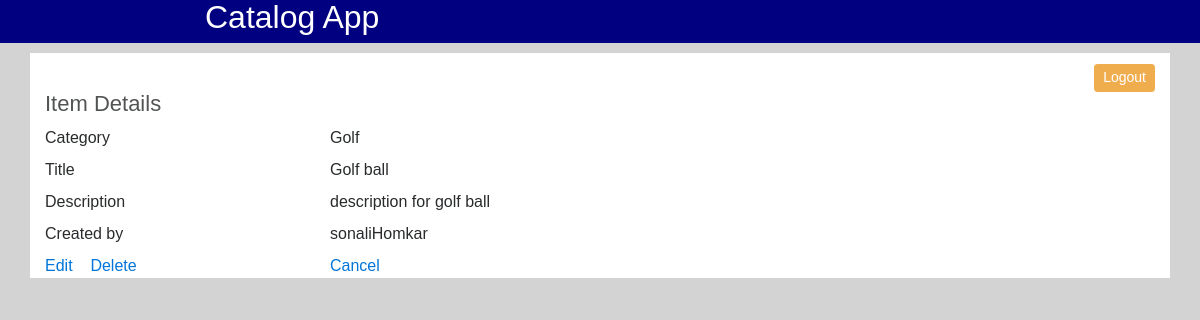
Screenshot of /ItemCatlog/22/displayItemDetail/ (signed in) with the database file from the repository.
### database_setup.py (models this page shows, shortened)
class Item(Base):
    __tablename__ = 'sub_category'
    itemName = Column(String(80),nullable=False)
    id = Column(Integer,primary_key=True)
    description = Column(String(250))
    category_id = Column(Integer,ForeignKey('category.id'))
    category = relationship(Category)
    userName = Column(String(80),ForeignKey('user.userName'))
    user = relationship(User)

class Category(Base):
    __tablename__='category'
    id = Column(Integer,primary_key=True)
    catName = Column(String(80),nullable=False)
    userName = Column(String(80),ForeignKey('user.userName'))
    user = relationship(User)

### ItemCatlog.py (the view)
@app.route('/ItemCatlog/<int:item_id>/displayItemDetail/',
           methods=['GET', 'POST'])
def displayItemDetails(item_id):
    if checkCookie():
        Author = False
        items = session.query(Item.id, Item.description,
                              Item.itemName,
                              Category.catName,
                              Item.userName).join(
                                  Category,
                                  Category.id == Item.category_id).filter(
                                      Item.id == item_id).all()
        if(login_session['username'] == items[0].userName):
            Author = True
        return render_template('itemDetails.html', items=items, Author=Author)
    else:
        return redirect(url_for('loginUser'))

### ItemCatlog.py (called while the page is built)
def checkCookie():
    if login_session.get('username'):
        return True

### templates/itemDetails.html (shortened to what this page needs)
{% extends "template.html" %}
{% block content %}
    <form method="post">
        <div class="container" style="background-color: white;margin-top: 10px;padding-top: 10px; ">
            <div class="row">
                <div class="col-md-12">
                </div>
            </div>
            <div class="row">
                <div class="col-md-12"  align="right">
                    <input type="button" class="btn btn-warning btn-sm" style=""  value="Logout"  onclick="window.location.href='{{ url_for( 'logout') }}';"  name="Logout">
                </div>
            </div>
            <div class="row">
                <div class="col-md-12">
                    <h1 class=" text-left" >Item Details</h1>
                </div>
            </div>
            {% for i in items %}
            <div class="row">
                <div class="col-md-3">
                    <label>Category</label>
                </div>
                <div  class="col-md-9" >
                    <label>{{i.catName}}</label>
                </div>
            </div>
            <div class="row">
                <div class="col-md-3">
                    <label>Title</label>
                </div>
                <div  class="col-md-9" >
                    <label>{{i.itemName}}</label>
                </div>
            </div>
            <div class="row">
                <div class="col-md-3">
                    <label>Description</label>
                </div>
                <div  class="col-md-9" >
                    <label>{{i.description}}</label>
                </div>
            </div>
            <div class="row">
                <div class="col-md-3">
                    <label>Created by</label>
                </div>
                <div  class="col-md-9" >
                    <label>{{i.userName}}</label>
                </div>
            </div>
            <div class="row" style="margin-bottom:10px">
                {% if  Author %}
                <div class="col-md-3">
                    <a href="/ItemCatlog/{{i.id}}/EditItem/">Edit</a>
                    <a href="/ItemCatlog/{{i.id}}/DeleteItem/">Delete</a>
                </div>
                {% endif %}
                <div  class="col-md-9" >
                    <a href="/">Cancel</a>
                </div>
            </div>
            {% endfor %}
        </div>
    </form>
{% endblock %}

### static/css/main.css (style rules this page uses)
﻿ html, body { font-family: Arial, sans-serif; height: 100%; }
input { font-size: 12px; }
h1 { color: #525454; font-size: 22px; margin: 0 0 10px 0; text-align: center; }

### rows the page displays
Item: catName "Golf", itemName "Golf ball", description "description for golf ball", userName "sonaliHomkar"
